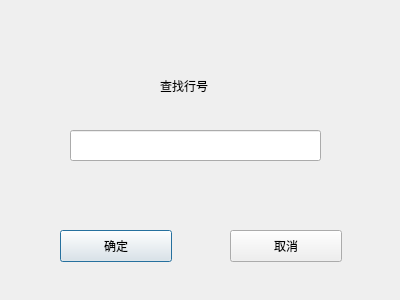
<?xml version="1.0" encoding="UTF-8"?>
<ui version="4.0">
 <class>foundLine</class>
 <widget class="QDialog" name="foundLine">
  <property name="geometry">
   <rect>
    <x>0</x>
    <y>0</y>
    <width>400</width>
    <height>300</height>
   </rect>
  </property>
  <property name="windowTitle">
   <string>Dialog</string>
  </property>
  <widget class="QLineEdit" name="lineEdit">
   <property name="geometry">
    <rect>
     <x>70</x>
     <y>130</y>
     <width>251</width>
     <height>31</height>
    </rect>
   </property>
  </widget>
  <widget class="QLabel" name="label">
   <property name="geometry">
    <rect>
     <x>160</x>
     <y>70</y>
     <width>61</width>
     <height>31</height>
    </rect>
   </property>
   <property name="text">
    <string>查找行号</string>
   </property>
  </widget>
  <widget class="QPushButton" name="pushButton">
   <property name="geometry">
    <rect>
     <x>60</x>
     <y>230</y>
     <width>112</width>
     <height>32</height>
    </rect>
   </property>
   <property name="text">
    <string>确定</string>
   </property>
  </widget>
  <widget class="QPushButton" name="pushButton_2">
   <property name="geometry">
    <rect>
     <x>230</x>
     <y>230</y>
     <width>112</width>
     <height>32</height>
    </rect>
   </property>
   <property name="text">
    <string>取消</string>
   </property>
  </widget>
 </widget>
 <resources/>
 <connections/>
</ui>
